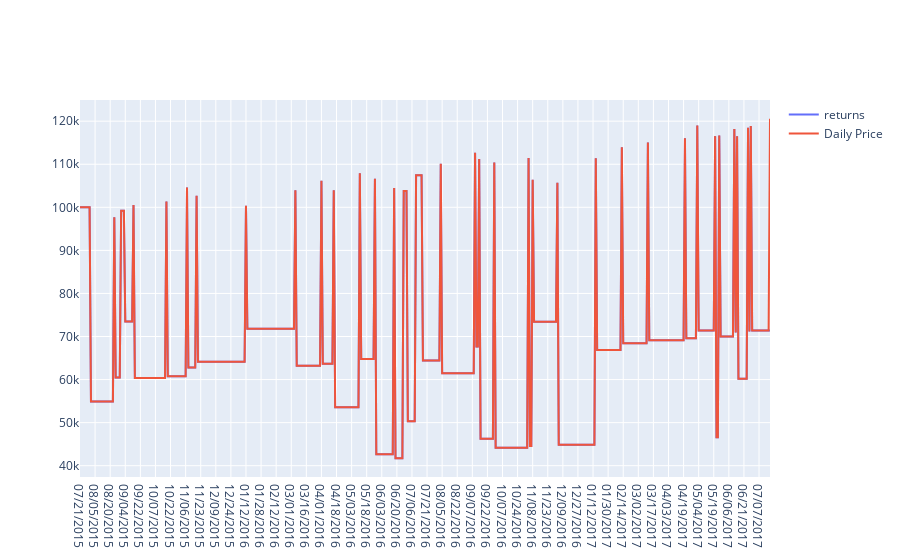

The notebook cell saved with this chart:
### Code cell
print(stats["Daily total"][499])
checkStrat = Signal(df[:500],5,2)
check_total,check_stats = checkStrat.backtest()
print(check_stats["Daily total"][499])
g = go.Figure(data=[go.Scatter(x=df["Date"][:504],y=stats["Daily total"][:504],mode="lines",name="returns"),
                    go.Scatter(x=df["Date"][:504],y=check_stats["Daily total"][:504],mode="lines",name="Daily Price")])
g.show()

### Figure 1 — Plotly figure (JSON) as saved in the notebook; plotly's stock layout.template omitted (floating-point values rounded to 4 significant figures; data arrays with more than 128 entries replaced by an {"elided": "..."} marker saying what was removed)
{"data": [{"mode": "lines", "name": "returns", "type": "scatter", "x": {"elided": "504 str values"}, "y": {"elided": "504 float values"}}, {"mode": "lines", "name": "Daily Price", "type": "scatter", "x": {"elided": "504 str values"}, "y": {"elided": "504 float values"}}], "layout": {}}
